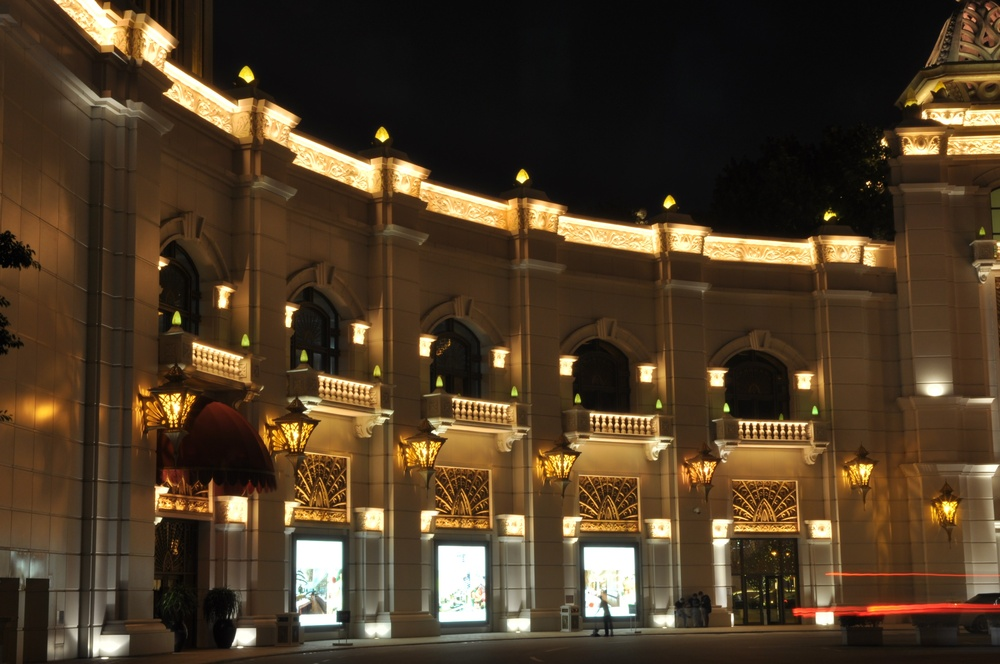
//> input picture ColorTransfer/sample/src.JPG, 1000 x 664 px, shrunk from 3216 x 2136 before the run
$ ./main   (built with g++ and OpenCV 4)
//> lines starting //> are read from the running program, lines starting //| are printed output that depends on the picture
### ColorTransfer/ColorTransfer.h
//
//  ColorTransfer.h
//  ColorTransfer
//
//  Created by Hana_Chang on 2015/5/13.
//  Copyright (c) 2015年 Andrea.C. All rights reserved.
//

#ifndef COLOR_TRANSFER_H_
#define COLOR_TRANSFER_H_

namespace cv {
    class Mat;
}

class ColorTransfer {
private:
    const cv::Mat* m_src;
    const cv::Mat* m_target;

    void type_convert2double(const cv::Mat& in, cv::Mat& out);
    void type_convert2uchar(const cv::Mat& in, cv::Mat& out);
    void rgb2vec(const cv::Mat& rgb3n, cv::Mat& rgb1n);
    void vec2rgb(const cv::Mat& rgb1n, cv::Mat& rgb3n);
    void rgb2lms_log(const cv::Mat& rgb, cv::Mat& lms);
    void lms2lab(const cv::Mat& lms, cv::Mat& lab);
    void lab_color_transfer(const cv::Mat& src, const cv::Mat& target, cv::Mat& out);
    void lab2lms_log(const cv::Mat& lab, cv::Mat& lms);
    void lms2rgb(const cv::Mat& lms, cv::Mat& rgb);

public:
    ColorTransfer();
    bool run(const cv::Mat& src, const cv::Mat& target, cv::Mat& result);
};


#endif /* COLOR_TRANSFER_H */

### ColorTransfer/ColorTransfer.cpp
//
//  ColorTransfer.cpp
//  ColorTransfer
//
//  Created by Hana_Chang on 2015/5/13.
//  Copyright (c) 2015年 Andrea.C. All rights reserved.
//

#include <opencv2/opencv.hpp>
#include "ColorTransfer.h"
#include <vector>

using cv::Mat;
using cv::Mat_;
using cv::Scalar;
using std::vector;

ColorTransfer::ColorTransfer() {
    m_src = NULL;
    m_target = NULL;
}

void ColorTransfer::type_convert2double(const Mat& in, Mat& out) {
    in.convertTo(out, CV_64FC3);
}

void ColorTransfer::type_convert2uchar(const Mat& in, Mat& out) {
    in.convertTo(out, CV_8UC1);
}

void ColorTransfer::rgb2vec(const Mat& rgb3n, Mat& rgb1n) {
    vector<Mat> channels(3);
    split(rgb3n, channels);

    channels[2].reshape(0, 1).copyTo(rgb1n.row(0));
    channels[1].reshape(0, 1).copyTo(rgb1n.row(1));
    channels[0].reshape(0, 1).copyTo(rgb1n.row(2));
}

void ColorTransfer::vec2rgb(const Mat& rgb1n, Mat& rgb3n) {
    vector<Mat> channels(3);
    channels[0] = rgb1n.row(2).reshape(0, m_src->rows);
    channels[1] = rgb1n.row(1).reshape(0, m_src->rows);
    channels[2] = rgb1n.row(0).reshape(0, m_src->rows);

    merge(channels, rgb3n);
}

void ColorTransfer::rgb2lms_log(const Mat& rgb, Mat& lms) {

    Mat mat_rgb2lms = ( Mat_<double>(3,3) <<
                       0.3811, 0.5783, 0.0402,
                       0.1967, 0.7244, 0.0782,
                       0.0241, 0.1288, 0.8444 );
    log( (mat_rgb2lms*rgb + 1.), lms );
    lms = lms / log(10);
}

void ColorTransfer::lms2lab(const Mat& lms, Mat& lab) {
    Mat mat_lms2lab = ( Mat_<double>(3,3) << 1/sqrt(3), 0, 0, 0, 1/sqrt(6), 0, 0, 0, 1/sqrt(2) )*
    ( Mat_<double>(3,3) << 1, 1, 1, 1, 1, -2, 1, -1, 0 );
    lab = mat_lms2lab*lms;
}

void ColorTransfer::lab_color_transfer(const Mat& src, const Mat& target, Mat& out) {
    Scalar src_l_mean, src_a_mean, src_b_mean, src_l_stddev, src_a_stddev, src_b_stddev,
    tar_l_mean, tar_a_mean, tar_b_mean, tar_l_stddev, tar_a_stddev, tar_b_stddev;

    meanStdDev(src.row(0), src_l_mean, src_l_stddev);
    meanStdDev(src.row(1), src_a_mean, src_a_stddev);
    meanStdDev(src.row(2), src_b_mean, src_b_stddev);

    meanStdDev(target.row(0), tar_l_mean, tar_l_stddev);
    meanStdDev(target.row(1), tar_a_mean, tar_a_stddev);
    meanStdDev(target.row(2), tar_b_mean, tar_b_stddev);

    Mat src_l_star = src.row(0) - src_l_mean[0];
    Mat src_a_star = src.row(1) - src_a_mean[0];
    Mat src_b_star = src.row(2) - src_b_mean[0];

    Mat result_l = tar_l_stddev[0]/src_l_stddev[0]*src_l_star + tar_l_mean[0];
    Mat result_a = tar_a_stddev[0]/src_a_stddev[0]*src_a_star + tar_a_mean[0];
    Mat result_b = tar_b_stddev[0]/src_b_stddev[0]*src_b_star + tar_b_mean[0];
    src_l_star.release();
    src_a_star.release();
    src_b_star.release();

    result_l.copyTo(out.row(0));
    result_a.copyTo(out.row(1));
    result_b.copyTo(out.row(2));
}

void ColorTransfer::lab2lms_log(const Mat& lab, Mat& lms) {
    Mat mat_lab2lms = ( Mat_<double>(3,3) << 1, 1, 1, 1, 1, -1, 1, -2, 0 )*
    ( Mat_<double>(3,3) << 1/sqrt(3), 0, 0, 0, 1/sqrt(6), 0, 0, 0, 1/sqrt(2) );
    Mat tmp;
    exp(mat_lab2lms*lab*log(10), tmp);
    lms = tmp;
}

void ColorTransfer::lms2rgb(const Mat& lms, Mat& rgb) {
    Mat mat_lms2rgb = ( Mat_<double>(3,3) <<
                       4.4679, -3.5873,  0.1193,
                       -1.2186,  2.3809, -0.1624,
                       0.0497, -0.2439,  1.2045 );
    rgb = mat_lms2rgb*lms;
}

bool ColorTransfer::run(const Mat& src, const Mat& target, Mat& result) {
    m_src = &src;
    m_target = &target;
    Mat src_double_type, tar_double_type;

    // 8UC3 to 64FC3
    type_convert2double(*m_src, src_double_type);
    type_convert2double(*m_target, tar_double_type);

    // m*n*3 to 3*(m*n)*1
    Mat src_tmp_result = Mat::zeros(3, m_src->cols*m_src->rows, CV_64FC1);
    Mat tar_tmp_result = Mat::zeros(3, m_target->cols*m_target->rows, CV_64FC1);
    rgb2vec(src_double_type, src_tmp_result);
    rgb2vec(tar_double_type, tar_tmp_result);
    src_double_type.release();
    tar_double_type.release();

    // RGB to LMS logarithmic space
    rgb2lms_log(src_tmp_result, src_tmp_result);
    rgb2lms_log(tar_tmp_result, tar_tmp_result);

    // LMS to lab
    lms2lab(src_tmp_result, src_tmp_result);
    lms2lab(tar_tmp_result, tar_tmp_result);

    // statistics and color transfer in lab space
    lab_color_transfer(src_tmp_result, tar_tmp_result, src_tmp_result);
    tar_tmp_result.release();

    // lab to LMS logarithmic space
    lab2lms_log(src_tmp_result, src_tmp_result);

    // LMS to RGB
    lms2rgb(src_tmp_result, src_tmp_result);

    // 3*(m*n)*1 to m*n*3
    vec2rgb(src_tmp_result, result);

    // 64FC3 to 8UC1
    type_convert2uchar(result, result);

    return true;
}

### ColorTransfer/sample/main.cpp
//
//  main.cpp
//  ColorTransfer
//
//  Created by Hana_Chang on 2015/5/13.
//  Copyright (c) 2015年 Andrea.C. All rights reserved.
//

#include <iostream>
#include <string>
#include "opencv2/highgui/highgui.hpp"
#include "ColorTransfer.h"

using namespace cv;
using namespace std;

int main(int argc, const char * argv[]) {

    // image path
    string src_filename    = "/Users/Hana/Programming/Xcode/ColorTransfer/ColorTransfer/src.jpg";
    string target_filename = "/Users/Hana/Programming/Xcode/ColorTransfer/ColorTransfer/target.jpg";
    Mat src = imread(src_filename, 1);
//> src is the input picture: 664 rows x 1000 cols, CV_8UC3; mean B, G, R 38.7, 60.1, 78.2
    Mat target = imread(target_filename, 1);
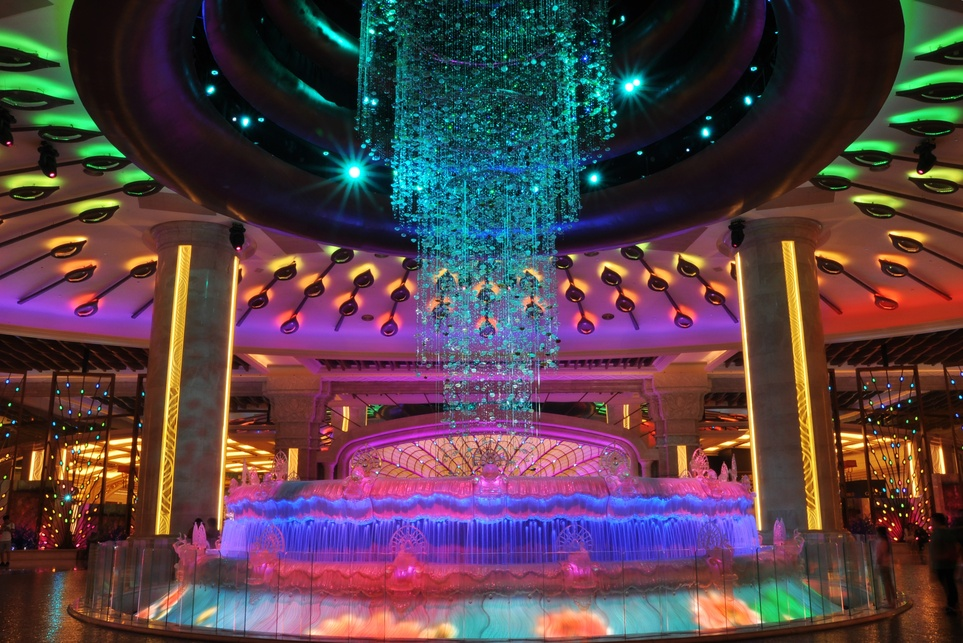
//> input picture ColorTransfer/sample/target.JPG, 963 x 643 px, shrunk from 3097 x 2069 before the run
//> target is the input picture: 643 rows x 963 cols, CV_8UC3; mean B, G, R 72.5, 64.1, 85.4
    Mat result;

    // perform color transfer
    ColorTransfer CT;
    CT.run(src, target, result);
//> in rgb2vec, `split(rgb3n, channels);`:
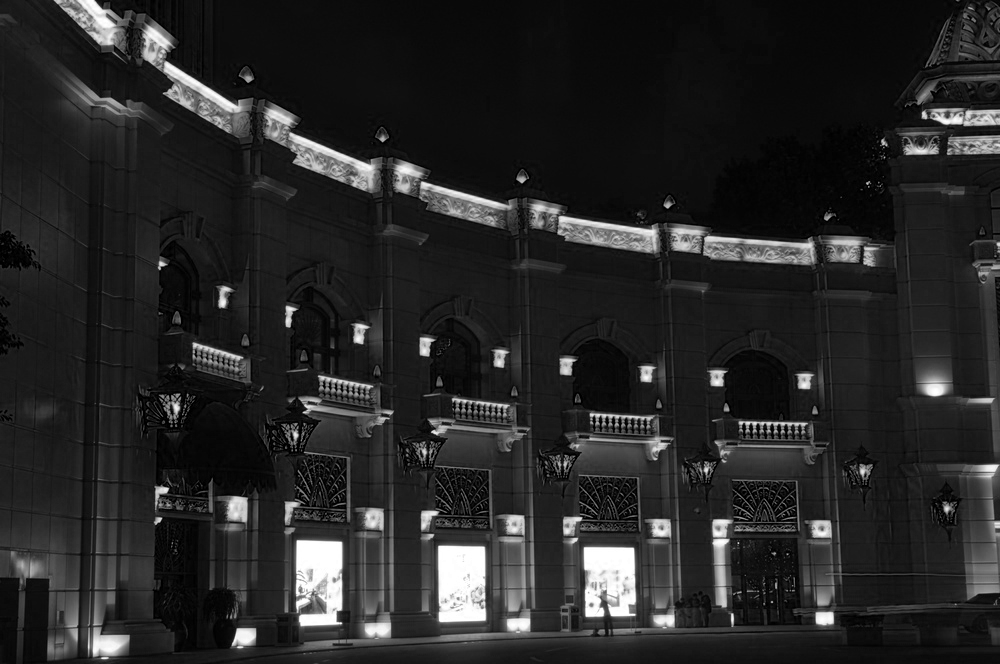
//> channels[0]: 664 rows x 1000 cols, CV_64FC1; min 0, max 255, mean 38.7
//> in rgb2vec (call 2), `split(rgb3n, channels);`:
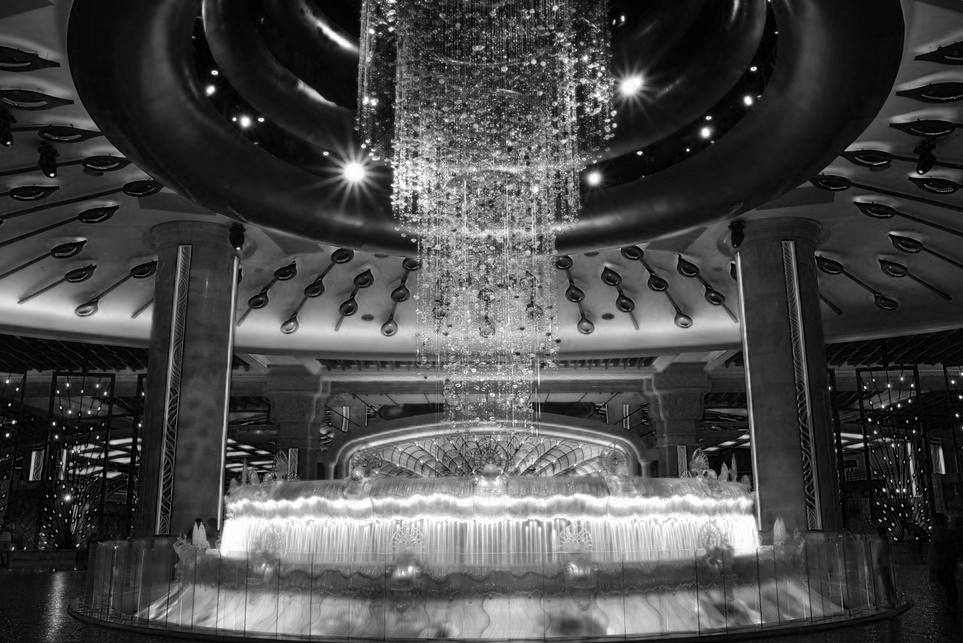
//> channels[0]: 643 rows x 963 cols, CV_64FC1; min 0, max 255, mean 72.5
//> in rgb2vec (call 2), `split(rgb3n, channels);`:
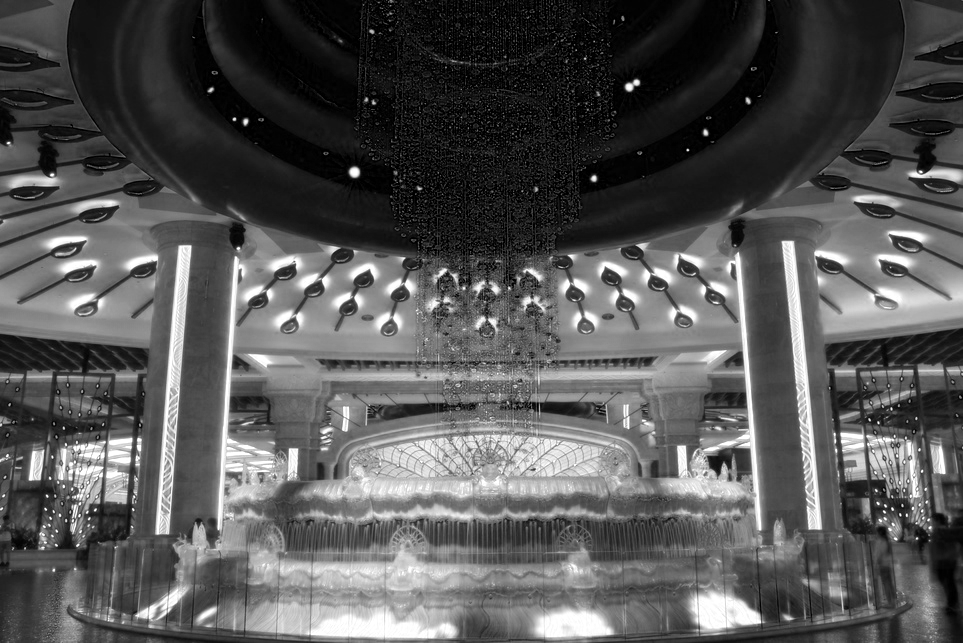
//> channels[2]: 643 rows x 963 cols, CV_64FC1; min 0, max 255, mean 85.4
//> in lab_color_transfer, `meanStdDev(src.row(0), src_l_mean, src_l_stddev);`: src_l_mean = Scalar(2.76); src_l_stddev = Scalar(0.643)
//> in lab_color_transfer, `meanStdDev(src.row(1), src_a_mean, src_a_stddev);`: src_a_mean = Scalar(0.148); src_a_stddev = Scalar(0.11)
//> in lab_color_transfer, `meanStdDev(src.row(2), src_b_mean, src_b_stddev);`: src_b_mean = Scalar(0.02); src_b_stddev = Scalar(0.0145)
//> in lab_color_transfer, `meanStdDev(target.row(0), tar_l_mean, tar_l_stddev);`: tar_l_mean = Scalar(2.99); tar_l_stddev = Scalar(0.62)
//> in lab_color_transfer, `meanStdDev(target.row(1), tar_a_mean, tar_a_stddev);`: tar_a_mean = Scalar(0.0278); tar_a_stddev = Scalar(0.171)
//> in lab_color_transfer, `meanStdDev(target.row(2), tar_b_mean, tar_b_stddev);`: tar_b_mean = Scalar(0.0171); tar_b_stddev = Scalar(0.0412)
//> in vec2rgb, `channels[1] = rgb1n.row(1).reshape(0, m_src->rows);`:
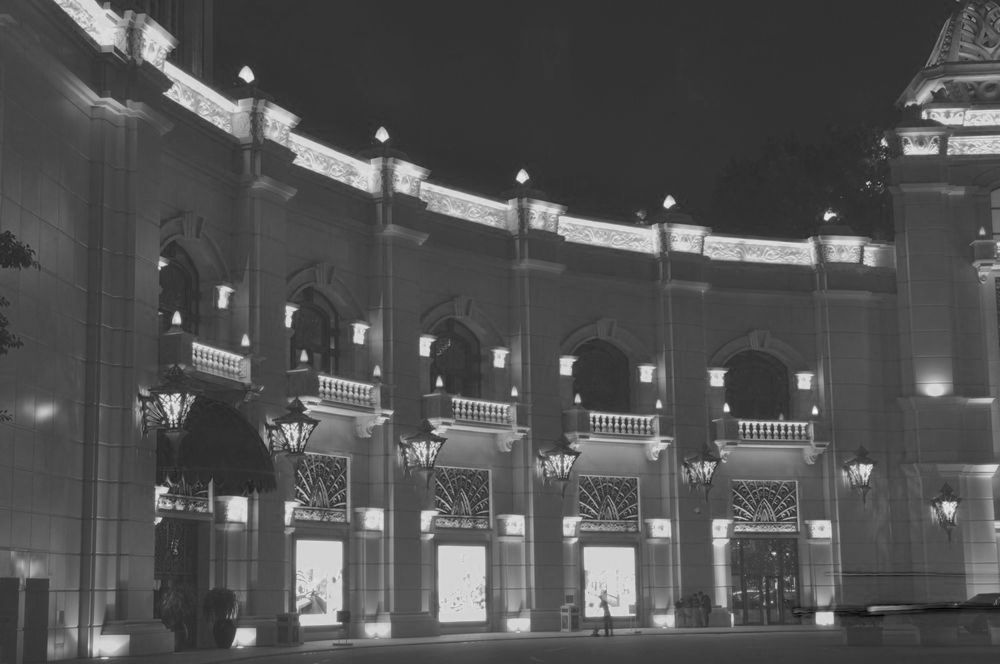
//> channels[1]: 664 rows x 1000 cols, CV_64FC1; min -74.99, max 372.3, mean 69.5; drawn with min black and max white
//> in vec2rgb, `merge(channels, rgb3n);`:
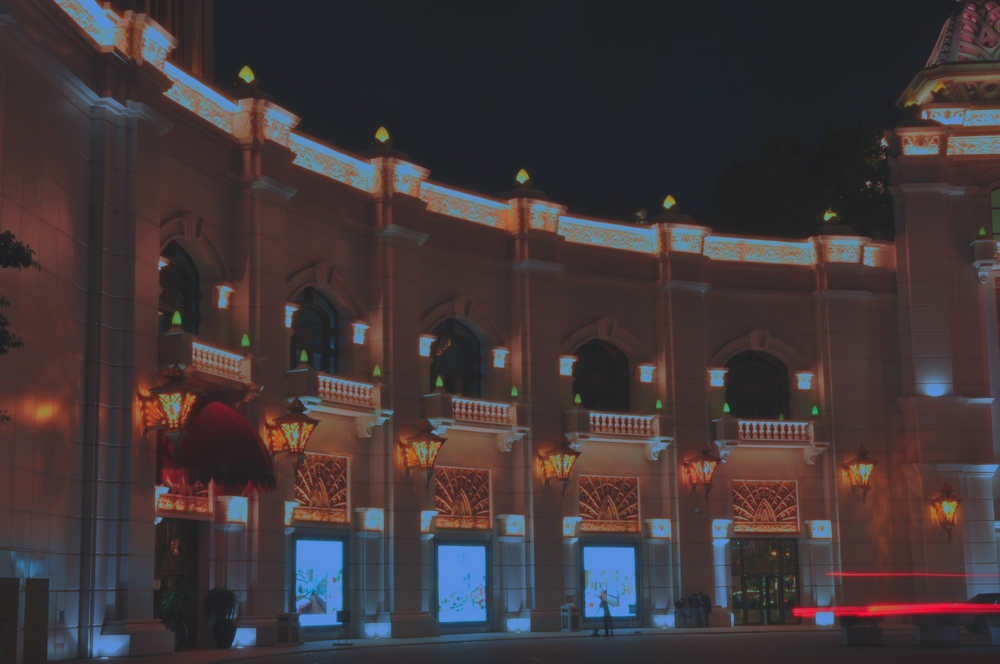
//> rgb3n: 664 rows x 1000 cols, CV_64FC3; mean B, G, R 73.6, 69.5, 95.5; drawn with min black and max white
//> in type_convert2uchar, `in.convertTo(out, CV_8UC1);`:
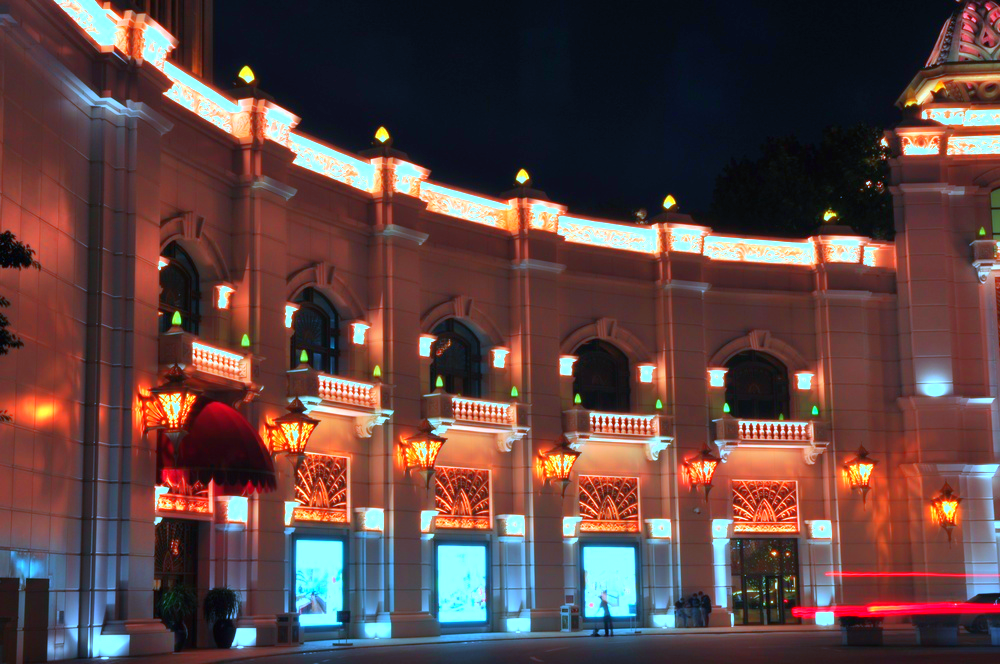
//> out: 664 rows x 1000 cols, CV_8UC3; mean B, G, R 66.5, 67.8, 93.9

    // write the result
    imwrite("/Users/Hana/Programming/Xcode/ColorTransfer/ColorTransfer/result.jpg", result);

    return 0;
}
